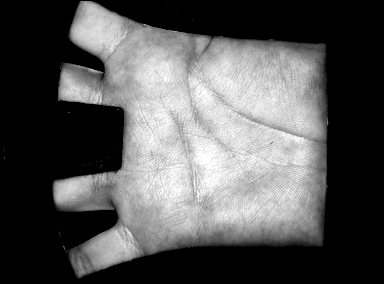
#> input picture Palmprint Detection/Test images/PolyU_381_S_06.bmp, 384 x 284 px, found by its file name
$ python 'Palmprint Detection.py'
#> lines starting #> are read from the running program, lines starting #| are printed output that depends on the picture; after the words box and inside, x2 and y2 are one past the last pixel; in counts of white or black regions, pixels touching at a corner belong together
import numpy as np
from cv2 import cv2
import os
import matplotlib.pyplot as plt
import sys
import os

def dilate_image(img):
    kernel = np.ones((2, 2), np.uint8)
    dilation = cv2.dilate(img, kernel, iterations=3)
    return dilation

def apply_gaussian_blurring(img, filter_h, filter_w):
    if img is None:
        sys.exit('The image is empty.')
    elif (filter_h < 0) or (filter_w < 0) or (filter_h % 2 == 0) or (filter_w % 2 == 0):
        sys.exit('Invalid values for the dimensions of the filter.')
    else:
        blurred_img = cv2.GaussianBlur(img, (filter_w, filter_h), 2)
        return blurred_img

def get_max_contour(contours):
    max_points_contour = 0
    max_contour_index = 0
    for i in range(0, len(contours)):
        if (len(contours[i]) > max_points_contour):
            max_points_contour = len(contours[i])
            max_contour_index = i
    return max_contour_index

def compute_convex_hull(contours, max_contour_index, PATH):
    # Convex Hull
    for subdir, dirs, files in os.walk(PATH):
                i = 0
                for file in files:
                    file_path = subdir + os.sep + file
                    img = cv2.imread(file_path, 1)
                    blurred_img = apply_gaussian_blurring(img, 9, 9)
                    grayscale_img = cv2.cvtColor(blurred_img, cv2.COLOR_BGR2GRAY)
                    _, binary_img = cv2.threshold(src=grayscale_img, thresh=50, maxval=255, type=cv2.THRESH_BINARY)
                    contours, hierachy = cv2.findContours(image=binary_img, mode=cv2.RETR_TREE, method=cv2.CHAIN_APPROX_NONE)
                    max_contour_index = get_max_contour(contours=contours)
                    hull = cv2.convexHull(contours[max_contour_index], returnPoints=True)
                    if (i < 5):
                        cv2.drawContours(img, [hull], 0, (255, 0, 0), 1)
                        # cv2.imshow('Convex Hull_{}'.format(i), img)
                    i += 1

    # Convexity defects
    hull_ints = cv2.convexHull(contours[max_contour_index], returnPoints=False)
    hull_points = cv2.convexHull(contours[max_contour_index], returnPoints=True)
    defects = cv2.convexityDefects(contours[max_contour_index], hull_ints)

    for i in range(defects.shape[0]):
        s, e, f, d = defects[i, 0]
        start = tuple(contours[max_contour_index][s][0])
        end = tuple(contours[max_contour_index][e][0])
        far = tuple(contours[max_contour_index][f][0])
        cv2.line(img, start, end, [0, 255, 0], 2)
        cv2.circle(img, far, 2, [0, 0, 255], -1)

    cv2.imshow('Convexity defects', img)

def compute_tangent(points_first_gap, points_second_gap):
    coordinates = list()
    constants = list()
    ms = list()

    for i in range(0, len(points_first_gap)):
        for j in range(0, len(points_second_gap)):
            x1 = points_first_gap[i][0][0]
            y1 = points_first_gap[i][0][1]
            x2 = points_second_gap[j][0][0]
            y2 = points_second_gap[j][0][1]
            if ((x1 - x2) <= 0):
                continue
            else:
                m = (y2 - y1) / (x2 - x1)
                c = y1 - m * x1
                coordinates.append([points_first_gap[i], points_second_gap[j]])
                constants.append(c)
                ms.append(m)

    counter = 0

    for i in range(0, len(coordinates)):
        for l in range(0, len(points_first_gap)):
            for k in range(0, len(points_second_gap)):
                if ((points_first_gap[l][0][1] <= ms[i] * points_first_gap[l][0][0] + constants[i]) and
                        points_second_gap[k][0][1] <= ms[i] * points_second_gap[k][0][0] + constants[i]):
                        counter  += 1

        if (counter == len(points_first_gap) * len(points_second_gap)):
            return coordinates[i]

    return []

def get_max_oX_coordinates(points_first_gap, points_second_gap, contour):
    max_first_gap = 0
    max_second_gap = 0
    max_contour = 0
    first_gap_coordinate = None
    second_gap_coordinate = None
    contour_max_coordinate = None

    for i in range(0, len(points_first_gap)):
        if (points_first_gap[i][0][0] > max_first_gap):
            max_first_gap = points_first_gap[i][0][0]
            first_gap_coordinate = points_first_gap[i][0]

    for i in range(0, len(points_second_gap)):
        if (points_second_gap[i][0][0] > max_second_gap):
            max_second_gap = points_second_gap[i][0][0]
            second_gap_coordinate = points_second_gap[i][0]

    for i in range(0, len(contour)):
        if (contour[i][0][0] > max_contour):
            max_contour = contour[i][0][0]
            contour_max_coordinate = contour[i][0]

    return first_gap_coordinate, second_gap_coordinate, contour_max_coordinate

if __name__ == "__main__":
    # BAD
    # PATH = r'E:\University\Master SAI\An II\DIP\Practical works\Bonus\Test images\PolyU_379_S_09.bmp'
    # GOOD
    PATH = r'Palmprint Detection\Test images\PolyU_381_S_06.bmp'

    # (a) Original image
    img = cv2.imread(PATH, cv2.IMREAD_COLOR)
#> img is the input picture: shape (284, 384, 3); min 0, max 255, mean 86
    cv2.imshow('Original image', img)

    # (b)
    # Blurred image
    blurred_img = apply_gaussian_blurring(img, 9, 9)
    # cv2.imshow('Blurred image', blurred_img)

    # Grayscale conversion + Thresholding
    grayscale_img = cv2.cvtColor(blurred_img, cv2.COLOR_BGR2GRAY)
    _, binary_img = cv2.threshold(src=grayscale_img, thresh=50, maxval=255, type=cv2.THRESH_BINARY)
#> binary_img: shape (284, 384); 47.7% white; 1 white region, box (x1, y1, x2, y2) and area: (52, 0, 328, 277) 51994
    dilated_img = dilate_image(binary_img)
#> in dilate_image, `dilation = cv2.dilate(img, kernel, iterations=3)`:
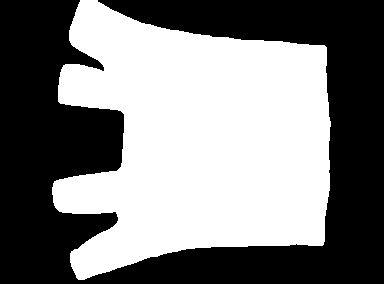
#> dilation: shape (284, 384); 49.7% white; 1 white region
    cv2.imshow('Binary palmprint', dilated_img)

    # (c)
    # Finding the contours of the palm
    contours, hierachy = cv2.findContours(image=dilated_img, mode=cv2.RETR_TREE, method=cv2.CHAIN_APPROX_NONE)
#> contours = 1 contour; box (x1, y1, x2, y2) and area: (52, 0, 331, 280) 53562

    # Getting the contour with the maximum area
    max_contour_index = get_max_contour(contours=contours)
#> the loop in get_max_contour, `for i in range(0, len(contours)):` made 1 pass
#> (max_points_contour, max_contour_index) on pass 1: (1203, 0)
#> after the loop in get_max_contour, `for i in range(0, len(contours)):`: max_contour_index = 0; max_points_contour = 1203
#> max_contour_index = 0

    # Contour colored with black, background white
    background = np.full(grayscale_img.shape, 255, np.uint8)
    cv2.drawContours(background, contours, max_contour_index, (0, 0, 0), 1)
#> background: shape (284, 384); 98.9% white; black in thin lines or dots, all inside (x1, y1, x2, y2) = (52, 0, 331, 280)
    cv2.imshow('Palmprint contour', background)

    # Finding the gaps
    # Wrap the palmprint within a polygon
    epsilon = 0.009 * cv2.arcLength(contours[max_contour_index], True)
#> epsilon = 11.71
    approx = cv2.approxPolyDP(contours[max_contour_index], epsilon, True)
#> approx = contour of 16 points, box (x1, y1, x2, y2) (53, 0, 327, 278), area 53108
    cv2.drawContours(img, [approx], 0, (0, 0, 255), 1)

    start_points = list()
    start_points_indeces = list()
    end_points = list()
    end_points_indeces = list()

    # Start points of the gaps (polygon)
    for i in range(0, len(approx) - 1):
        if ((approx[i + 1][0][0]) - (approx[i][0][0]) > 20):
            start_points.append(approx[i][0])
            start_points_indeces.append(i)
#> this loop made 15 passes
#> after the loop, start_points = [[69, 40], [58, 101], [59, 211], [76, 277], [186, 248]]; start_points_indeces = [1, 4, 8, 11, 12]

    for i in range(0, len(start_points)):
        if (i == 0 or i == 2):
            cv2.circle(img, tuple(start_points[i]), 2, [0, 255, 0], -1)
#> this loop made 5 passes
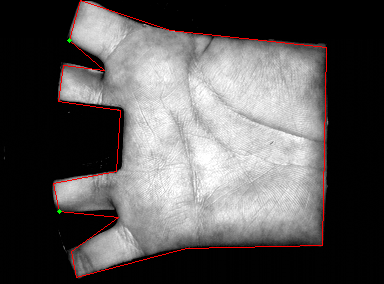
#> img: shape (284, 384, 3); mean B, G, R 85.5, 85.6, 88.3

    # End points of the gaps (polygon)
    for index in start_points_indeces:
        for j in range(index + 1, len(approx) - 1):
            if(abs(approx[j][0][0] - approx[j + 1][0][0]) > 20):
                end_points.append(approx[j + 1][0])
                end_points_indeces.append(j + 1)
                break
#> this loop made 5 passes
#> index on passes 2 to 5: 4, 8, 11, 12
#> after the loop, end_points = [[63, 65], [53, 183], [71, 251], [322, 245], [170, 30]]; end_points_indeces = [3, 7, 10, 13, 15]

    for i in range(0, len(end_points)):
        if (i == 0 or i == 2):
            cv2.circle(img, tuple(end_points[i]), 2, [255, 0, 0], -1)
#> img: shape (284, 384, 3); 0.02% of pixels changed, all inside (x1, y1, x2, y2) = (61, 63, 74, 254)

    # Finding the countour points based on the proximity
    start_first_gap = None
    end_first_gap = None
    start_second_gap = None
    end_second_gap = None

    # First gap start
    for i in range(0, len(contours[max_contour_index])):
        if((abs(int(contours[max_contour_index][i][0][0]) - int(start_points[0][0])) <= 10) and
            (abs(int(contours[max_contour_index][i][0][1]) - int(start_points[0][1])) <= 10) and
            (int(contours[max_contour_index][i][0][1] > start_points[0][1]))):
            start_first_gap = contours[max_contour_index][i][0]
            break
#> this loop made 42 passes
#> start_first_gap on pass 42: [70, 41]

    # First gap end
    for i in range(0, len(contours[max_contour_index])):
        if((abs(int(contours[max_contour_index][i][0][0]) - int(end_points[0][0])) <= 10) and
            (abs(int(contours[max_contour_index][i][0][1]) - int(end_points[0][1])) <= 10) and
            (int(contours[max_contour_index][i][0][0] < end_points[0][0]))):
            end_first_gap = contours[max_contour_index][i][0]
            break
#> this loop made 125 passes
#> end_first_gap on pass 125: [62, 67]

    # Second gap start
    for i in range(0, len(contours[max_contour_index])):
        if((abs(int(contours[max_contour_index][i][0][0]) - int(start_points[2][0])) <= 10) and
            (abs(int(contours[max_contour_index][i][0][1]) - int(start_points[2][1])) <= 10) and
            (int(contours[max_contour_index][i][0][1] > start_points[2][1]))):
            start_second_gap = contours[max_contour_index][i][0]
            break
#> this loop made 377 passes
#> start_second_gap on pass 377: [62, 212]

    # Second gap end
    for i in range(0, len(contours[max_contour_index])):
        if((abs(int(contours[max_contour_index][i][0][0]) - int(end_points[2][0])) <= 10) and
            (abs(int(contours[max_contour_index][i][0][1]) - int(end_points[2][1])) <= 10) and
            (int(contours[max_contour_index][i][0][0] < end_points[2][0]))):
            end_second_gap = contours[max_contour_index][i][0]
            break
#> this loop made 489 passes
#> end_second_gap on pass 489: [70, 253]

    # Getting the contour points for each gap
    # First gap
    first_start_pos = None
    first_end_pos = None

    for i in range(0, len(contours[max_contour_index])):
        if (start_first_gap[0] == contours[max_contour_index][i][0][0] and start_first_gap[1] == contours[max_contour_index][i][0][1]):
            first_start_pos = i
            break
#> this loop made 42 passes
#> first_start_pos on pass 42: 41

    for i in range(0, len(contours[max_contour_index])):
        if (end_first_gap[0] == contours[max_contour_index][i][0][0] and end_first_gap[1] == contours[max_contour_index][i][0][1]):
            first_end_pos = i
            break
#> this loop made 125 passes
#> first_end_pos on pass 125: 124

    # Second gap
    second_start_pos = None
    second_end_pos = None

    for i in range(0, len(contours[max_contour_index])):
        if (start_second_gap[0] == contours[max_contour_index][i][0][0] and start_second_gap[1] == contours[max_contour_index][i][0][1]):
            second_start_pos = i
            break
#> this loop made 377 passes
#> second_start_pos on pass 377: 376

    for i in range(0, len(contours[max_contour_index])):
        if (end_second_gap[0] == contours[max_contour_index][i][0][0] and end_second_gap[1] == contours[max_contour_index][i][0][1]):
            second_end_pos = i
            break
#> this loop made 489 passes
#> second_end_pos on pass 489: 488

    # Color each pixel with an intensity of 190
    # First gap
    points_first_gap = contours[max_contour_index][first_start_pos : first_end_pos]
#> points_first_gap = contour of 83 points, box (x1, y1, x2, y2) (63, 41, 105, 72), area 498
    for point in points_first_gap:
        background[point[0][1]][point[0][0]] = 190
#> this loop made 83 passes
#> point on passes 1 to 12: [[70, 41]], [[70, 42]], [[71, 43]], [[71, 44]], [[72, 45]], [[73, 46]], [[74, 46]], [[75, 47]], [[76, 48]], [[77, 48]], [[78, 49]], [[79, 50]]
#> background: shape (284, 384); min 0, max 255, mean 252.3

    # Second gap
    points_second_gap = contours[max_contour_index][second_start_pos : second_end_pos]
#> points_second_gap = contour of 112 points, box (x1, y1, x2, y2) (62, 211, 119, 253), area 1305
    for point in points_second_gap:
        background[point[0][1]][point[0][0]] = 190
#> this loop made 112 passes
#> point on passes 1 to 12: [[62, 212]], [[63, 212]], [[64, 212]], [[65, 212]], [[66, 212]], [[67, 212]], [[68, 212]], [[69, 212]], [[70, 212]], [[71, 212]], [[72, 213]], [[73, 213]]
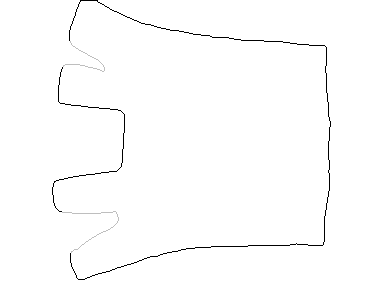
#> background: shape (284, 384); min 0, max 255, mean 252.5


    # Computations for the tangent of the gap
    max_first_gap, max_second_gap, contour_max = get_max_oX_coordinates(points_first_gap, points_second_gap, contours[max_contour_index])
#> the loop in get_max_oX_coordinates, `for i in range(0, len(points_first_gap)):` made 83 passes
#> after the loop in get_max_oX_coordinates, `for i in range(0, len(points_first_gap)):`: max_first_gap = 104
#> the loop in get_max_oX_coordinates, `for i in range(0, len(points_second_gap)):` made 112 passes
#> after the loop in get_max_oX_coordinates, `for i in range(0, len(points_second_gap)):`: max_second_gap = 118
#> the loop in get_max_oX_coordinates, `for i in range(0, len(contour)):` made 1203 passes
#> contour_max_coordinate on passes 1, 55, 56, 57, 58, 59, 60, 61, 62, 63, 64, 65: [80, 0], [81, 51], [82, 51], [83, 52], [84, 52], [85, 53], [86, 53], [87, 54], [88, 55], [89, 55], [90, 56], [91, 56]
#> after the loop in get_max_oX_coordinates, `for i in range(0, len(contour)):`: contour_max_coordinate = [330, 126]; max_contour = 330
#> max_first_gap = [104, 67]; max_second_gap = [118, 217]; contour_max = [330, 126]
    midpoint_oY = tuple([int((max_first_gap[0] + max_second_gap[0]) / 2), int((max_first_gap[1] + max_second_gap[1]) / 2)])
#> midpoint_oY = (111, 142)
    midpoint_oX = tuple([int((midpoint_oY[0] + contour_max[0]) / 2), midpoint_oY[1]])
#> midpoint_oX = (220, 142)
    third = int(int((midpoint_oY[0] + contour_max[0]) / 2) / 3)
#> third = 73
    # Up corner
    left_up = tuple([midpoint_oX[0] - third, midpoint_oX[1] - third])
#> left_up = (147, 69)
    # Down corner
    right_down = tuple([midpoint_oX[0] + third, midpoint_oX[1] + third])
#> right_down = (293, 215)

    # Drawing the points/lines on the original image
    cv2.line(img, tuple(max_first_gap), tuple(max_second_gap), [255, 45, 100], 1)
    cv2.line(img, tuple(midpoint_oY), tuple([contour_max[0], midpoint_oY[1]]), [255, 45, 100], 1)
    cv2.circle(img, midpoint_oX, 2, [186, 3, 252], -1)
#> img: shape (284, 384, 3); mean B, G, R 86, 85.3, 88.1
    cv2.circle(img, left_up, 2, [186, 3, 252], -1)
#> img: shape (284, 384, 3); mean B, G, R 86, 85.2, 88.1
    cv2.circle(img, right_down, 2, [186, 3, 252], -1)
#> img: shape (284, 384, 3); mean B, G, R 86, 85.2, 88.1

    cv2.imshow('Gaps', background)
    cv2.imshow('Interest zones', img)

    # Region of interest
    last_step = cv2.imread(PATH)
    roi = last_step[left_up[1]:right_down[1], left_up[0]:right_down[0]]
    cv2.imshow('ROI', roi)

    # Convex Hull section
    CONVEX_HULL_PATH = r'Palmprint Detection\Convex Hull'
    compute_convex_hull(contours, max_contour_index, CONVEX_HULL_PATH)
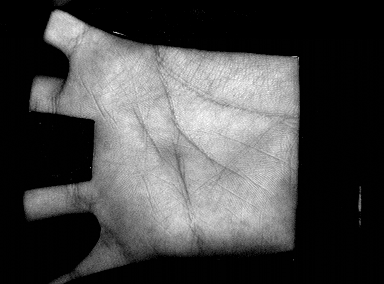
#> input picture Palmprint Detection/Convex Hull/PolyU_379_F_09.bmp, 384 x 284 px
#> in compute_convex_hull, img is the input picture: shape (284, 384, 3); min 0, max 255, mean 71.7
#> in compute_convex_hull, `_, binary_img = cv2.threshold(src=grayscale_img, thresh=50, maxval=255..`:
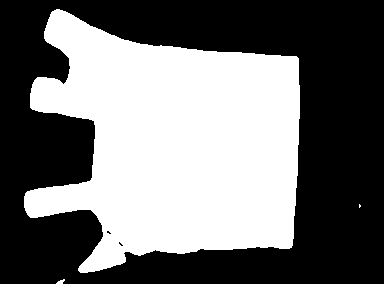
#> binary_img: shape (284, 384); 44.4% white; 3 white regions (1 under 20 px)
#> in compute_convex_hull, `contours, hierachy = cv2.findContours(image=binary_img, mode=cv2.RETR_..`: contours = 5 contours, 4 with area under 20; largest, box (x1, y1, x2, y2) and area: (24, 9, 300, 273) 47878
#> the loop in get_max_contour (call 2), `for i in range(0, len(contours)):` made 5 passes
#> (max_points_contour, max_contour_index) on passes 1, 3: (18, 0), (1126, 2)
#> in compute_convex_hull, `max_contour_index = get_max_contour(contours=contours)`: max_contour_index = 2
#> in compute_convex_hull, `hull = cv2.convexHull(contours[max_contour_index], returnPoints=True)`: hull = contour of 25 points, box (x1, y1, x2, y2) (24, 9, 300, 273), area 60198
#> in compute_convex_hull, `cv2.drawContours(img, [hull], 0, (255, 0, 0), 1)`:
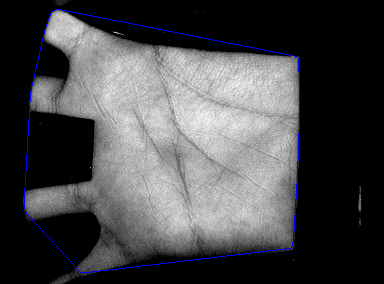
#> img: shape (284, 384, 3); 0.83% of pixels changed, all inside (x1, y1, x2, y2) = (24, 9, 300, 273)
#> in compute_convex_hull, `hull_ints = cv2.convexHull(contours[max_contour_index], returnPoints=F..`: hull_ints = 25 values, max 1123 at index 0, min 0 at index 24, mean 448.7
#> in compute_convex_hull, `hull_points = cv2.convexHull(contours[max_contour_index], returnPoints..`: hull_points has the same summary as hull
#> in compute_convex_hull, `defects = cv2.convexityDefects(contours[max_contour_index], hull_ints)`: defects = 18 rows, first 6: [0, 4, 1, 114], [5, 7, 6, 114], [7, 12, 9, 190], [12, 24, 14, 162], [24, 120, 72, 8631], [120, 125, 124, 201]
#> the loop in compute_convex_hull, `for i in range(defects.shape[0]):` made 18 passes
#> (s, e, f, d, start, end, far) on passes 1 to 12: (0, 4, 1, 114, (56, 9), (52, 11), (55, 10)), (5, 7, 6, 114, (51, 12), (50, 14), (51, 13)), (7, 12, 9, 190, (50, 14), (48, 19), (50, 16)), (12, 24, 14, 162, (48, 19), (44, 31), (48, 21)), (24, 120, 72, 8631, (44, 31), (31, 88), (69, 73)), (120, 125, 124, 201, (31, 88), (30, 93), (31, 92)), (125, 330, 220, 17282, (30, 93), (24, 196), (95, 138)), (341, 344, 342, 162, (24, 207), (25, 210), (25, 208)), (344, 348, 345, 114, (25, 210), (27, 214), (26, 211)), (348, 472, 418, 12904, (27, 214), (78, 270), (97, 216)), (481, 693, 529, 4191, (87, 272), (289, 248), (125, 251)), (693, 695, 694, 114, (289, 248), (291, 247), (290, 247))
#> after the loop in compute_convex_hull, `for i in range(defects.shape[0]):`:
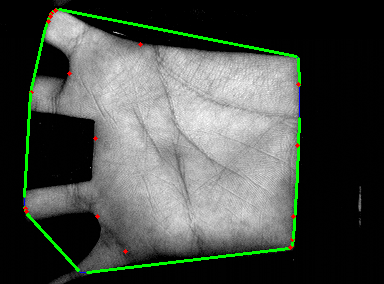
#> img: shape (284, 384, 3); 2.51% of pixels changed, all inside (x1, y1, x2, y2) = (23, 8, 301, 274)

    cv2.waitKey(0)
    cv2.destroyAllWindows()
